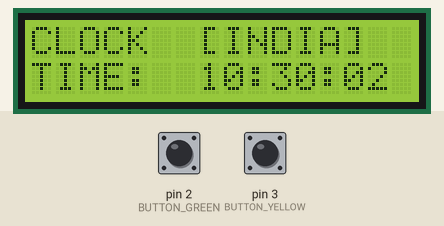
Simulated run of this sketch. Board: Arduino Uno, built with avr-gcc and run on an emulated ATmega328P. Parts: 16×2 character LCD. The test bench sets the inputs (shaded band); at power-on: pin 3 (BUTTON_YELLOW) HIGH, pin 2 (BUTTON_GREEN) HIGH.

Above: at 2.4 s.
2.5 s: pin 3 (BUTTON_YELLOW) pulled LOW for 0.15 s
At 3.7 s:
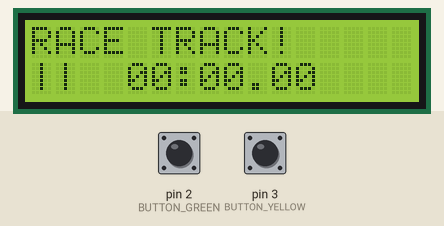
4.2 s: pin 2 (BUTTON_GREEN) pulled LOW for 0.15 s
At 4.32 s:
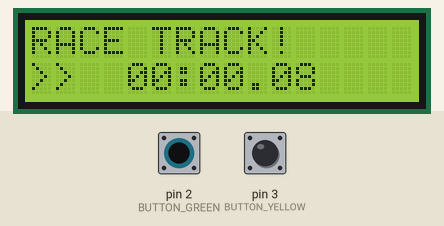
4.9 s: pin 3 (BUTTON_YELLOW) pulled LOW for 1 s
At 6.09 s:
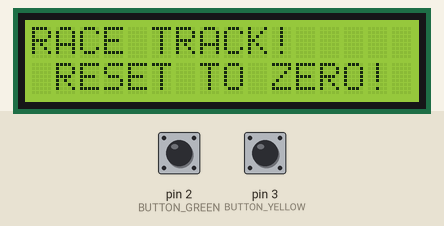
7.4 s: pin 2 (BUTTON_GREEN) pulled LOW for 1 s
At 7.53 s:
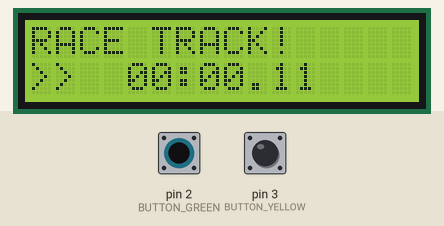

The sketch:

watchLCD_oct6a.ino
```cpp
#include <Wire.h>
#include <LiquidCrystal_I2C.h>

// Set up the 16x2 LCD screen
LiquidCrystal_I2C lcd(0x27, 16, 2);

// --- BUTTON PINS ---
const byte BUTTON_GREEN = 2; // START / STOP button
const byte BUTTON_YELLOW = 3; // MODE / RESET button

// --- STARTING TIME (10:30:00 AM) ---
const unsigned long START_HOUR   = 10;
const unsigned long START_MINUTE = 30;
const unsigned long START_SECOND = 0;
const unsigned long START_TOTAL_SECONDS = (START_HOUR * 3600UL) + (START_MINUTE * 60UL) + START_SECOND;

// --- WATCH STATE ---
byte currentMode = 0; // 0 = Clock Mode, 1 = Stopwatch Mode
bool updateScreenHeader = true;

// --- STOPWATCH TRACKER ---
bool isRacing = false;
unsigned long raceStartTime = 0;
unsigned long raceTimeRecorded = 0;

// --- TIMERS ---
unsigned long clockBirthTime = 0;
unsigned long lastDisplayTick = 0;

// --- BUTTON MEMORY & DEBOUNCE (Stops button "chatter") ---
const unsigned long BUTTON_WAIT = 40;       // 40ms to ignore button wobbles
const unsigned long HOLD_TO_RESET_TIME = 1000; // Hold yellow button 1 sec to reset

bool lastGreenState = HIGH;
unsigned long greenDebounceTimer = 0;

bool lastYellowState = HIGH;
unsigned long yellowDebounceTimer = 0;
unsigned long yellowPressStart = 0;
bool yellowWasHeld = false;

void setup() {
  lcd.init();
  lcd.backlight();

  // Internal pullups: when pressed, pin connects to GND (LOW)
  pinMode(BUTTON_GREEN, INPUT_PULLUP);
  pinMode(BUTTON_YELLOW, INPUT_PULLUP);

  clockBirthTime = millis();

  // --- FUN BOOT UP SCREEN ---
  lcd.setCursor(0, 0);
  lcd.print("  SUPER WATCH!  ");
  lcd.setCursor(0, 1);
  lcd.print(" READY TO RACE! ");
  delay(1200); // Friendly welcome pause
  lcd.clear();
}

void loop() {
  checkButtons();

  // Update the screen every 50 milliseconds (super smooth!)
  if (millis() - lastDisplayTick >= 50) {
    lastDisplayTick = millis();

    if (currentMode == 0) {
      drawClock();
    } else {
      drawStopwatch();
    }
  }
}

// ---------------------- HOW BUTTONS WORK ----------------------
void checkButtons() {
  unsigned long now = millis();

  // 1. GREEN BUTTON (Start / Stop the race)
  bool greenRead = digitalRead(BUTTON_GREEN);
  if (greenRead != lastGreenState && (now - greenDebounceTimer) > BUTTON_WAIT) {
    greenDebounceTimer = now;
    lastGreenState = greenRead;

    // Pressed down!
    if (greenRead == LOW && currentMode == 1) {
      if (!isRacing) {
        // GO! Start running
        raceStartTime = now - raceTimeRecorded;
        isRacing = true;
      } else {
        // PAUSE! Freeze time
        raceTimeRecorded = now - raceStartTime;
        isRacing = false;
      }
    }
  }

  // 2. YELLOW BUTTON (Tap = Change Mode | Hold = Reset Stopwatch)
  bool yellowRead = digitalRead(MODE_RESET_BUTTON_OR_YELLOW());
  if (yellowRead != lastYellowState && (now - yellowDebounceTimer) > BUTTON_WAIT) {
    yellowDebounceTimer = now;
    lastYellowState = yellowRead;

    if (yellowRead == LOW) {
      // Just pressed down
      yellowPressStart = now;
      yellowWasHeld = false;
    } else {
      // Released the button!
      if (!yellowWasHeld) {
        // Quick tap: Flip between Clock and Stopwatch
        currentMode = (currentMode == 0) ? 1 : 0;
        updateScreenHeader = true;
        lcd.clear();
      }
    }
  }

  // Check if child is holding the yellow button to RESET
  if (yellowRead == LOW && !yellowWasHeld) {
    if (now - yellowPressStart >= HOLD_TO_RESET_TIME) {
      yellowWasHeld = true;
      if (currentMode == 1) {
        // Reset the stopwatch to zero!
        isRacing = false;
        raceTimeRecorded = 0;
        lcd.setCursor(0, 1);
        lcd.print(" RESET TO ZERO! ");
        delay(350);
      }
    }
  }
}

// Helper to keep code clean
byte MODE_RESET_BUTTON_OR_YELLOW() {
  return BUTTON_YELLOW;
}

// ---------------------- SCREEN DRAWING ----------------------

void drawClock() {
  if (updateScreenHeader) {
    lcd.setCursor(0, 0);
    lcd.print("CLOCK  [INDIA]  ");
    updateScreenHeader = false;
  }

  // Calculate hours, minutes, and seconds
  unsigned long passedSeconds = (millis() - clockBirthTime) / 1000UL;
  unsigned long totalClockSeconds = (START_TOTAL_SECONDS + passedSeconds) % 86400UL;

  unsigned int hours = totalClockSeconds / 3600;
  unsigned int minutes = (totalClockSeconds % 3600) / 60;
  unsigned int seconds = totalClockSeconds % 60;

  // Make a neat text box: "TIME: 10:30:15   "
  char displayLine[17];
  snprintf(displayLine, sizeof(displayLine), "TIME:  %02u:%02u:%02u ", hours, minutes, seconds);

  lcd.setCursor(0, 1);
  lcd.print(displayLine);
}

void drawStopwatch() {
  if (updateScreenHeader) {
    lcd.setCursor(0, 0);
    lcd.print("RACE TRACK!     ");
    updateScreenHeader = false;
  }

  unsigned long totalRaceTime = isRacing ? (millis() - raceStartTime) : raceTimeRecorded;

  unsigned int minutes = (totalRaceTime / 60000UL) % 60;
  unsigned int seconds = (totalRaceTime / 1000UL) % 60;
  unsigned int centis  = (totalRaceTime % 1000UL) / 10; // Hundredths of a second (00-99)

  // Status icon: [>] running, [||] paused
  const char* statusTag = isRacing ? ">>" : "||";

  char displayLine[17];
  snprintf(displayLine, sizeof(displayLine), "%s  %02u:%02u.%02u   ", statusTag, minutes, seconds, centis);

  lcd.setCursor(0, 1);
  lcd.print(displayLine);
}
```

Measured:
- after the input at 2.5 s, the display: first changes after 0.17 s (image 1 shows a later state)
- after the input at 4.2 s, the display: first changes after 0.06 s (image 2 shows a later state)
- after the input at 7.4 s, the display: first changes at once (image 4 shows a later state)
